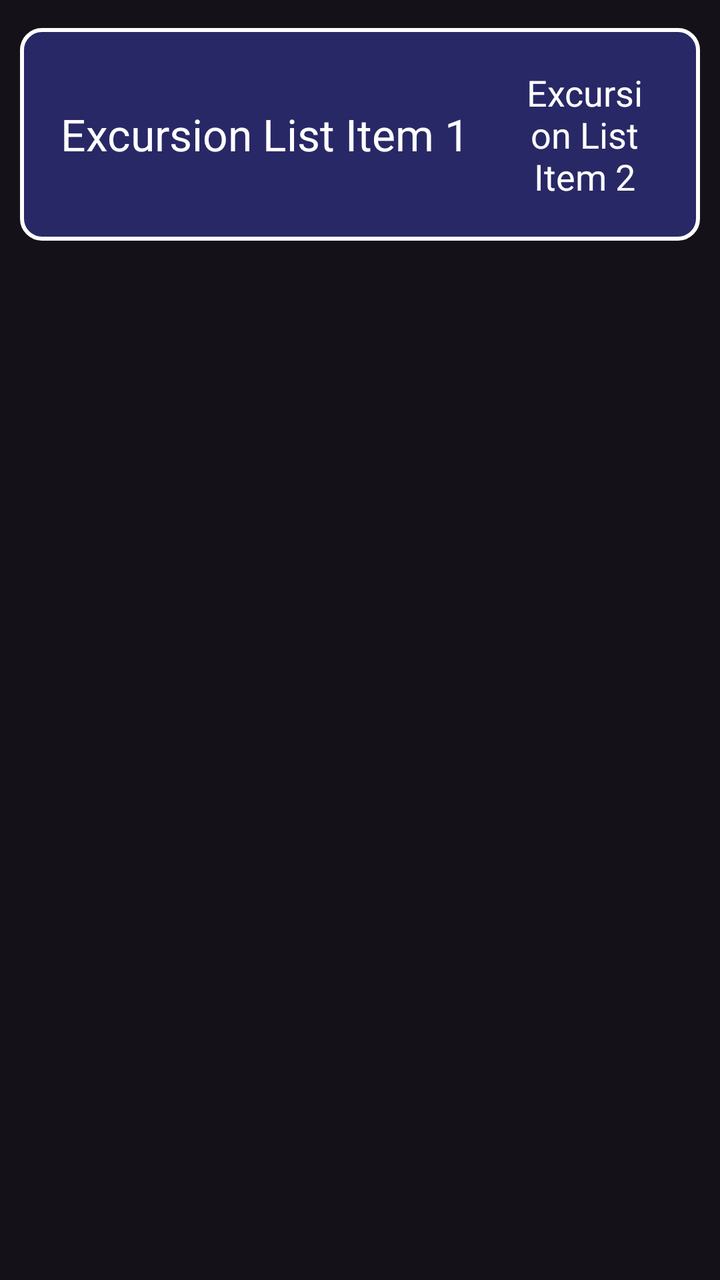
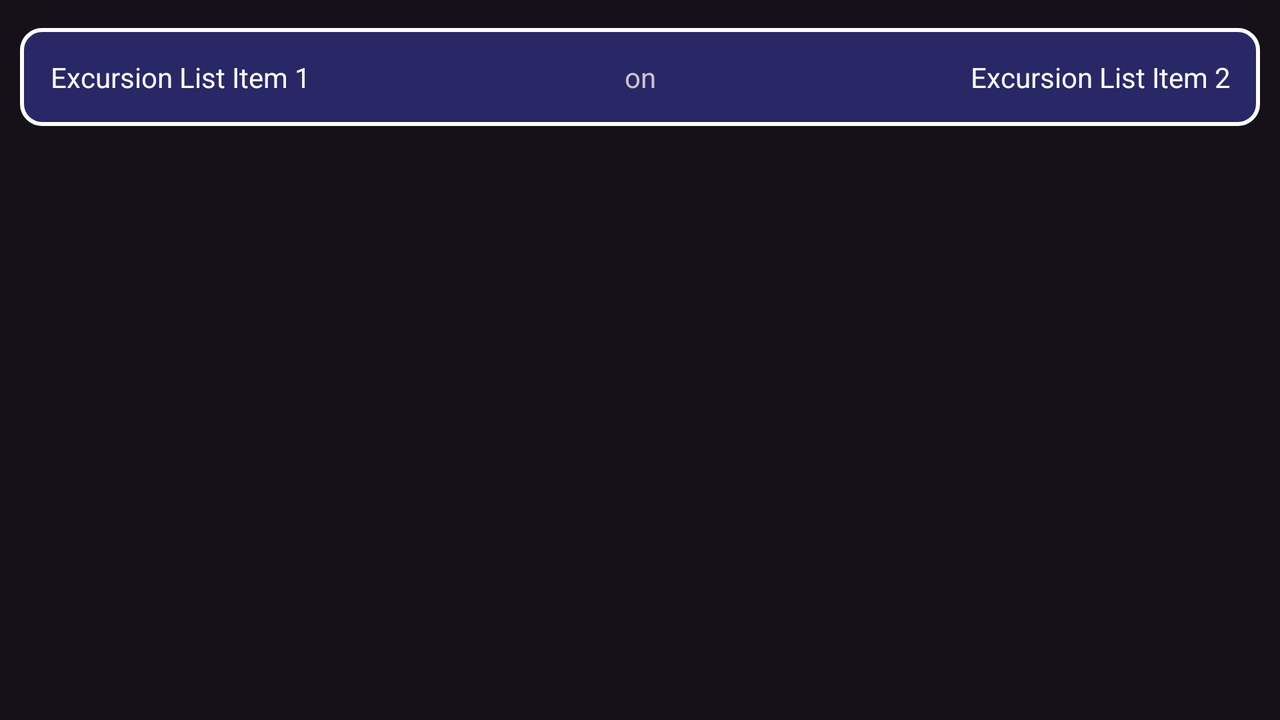

Two renders of one Android screen. The first uses the default layout on a phone; the second uses the alternative layout the repository ships for a different screen configuration, on a matching device. The two XML files are below.
<!-- AndroidManifest.xml: application theme Theme.Material3.Dark -->
<!-- res/layout/excursion_list_item.xml -->
<?xml version="1.0" encoding="utf-8"?>

<androidx.constraintlayout.widget.ConstraintLayout xmlns:android="http://schemas.android.com/apk/res/android"
    xmlns:app="http://schemas.android.com/apk/res-auto"
    xmlns:tools="http://schemas.android.com/tools"
    android:layout_width="match_parent"
    android:layout_height="wrap_content"
    android:padding="10dp">

    <LinearLayout
        android:layout_width="match_parent"
        android:layout_height="wrap_content"
        android:layout_marginTop="4dp"
        android:background="@drawable/border"
        android:gravity="center"
        android:orientation="horizontal"
        android:padding="10dp"
        app:layout_constraintEnd_toEndOf="parent"
        app:layout_constraintHorizontal_bias="0.0"
        app:layout_constraintStart_toStartOf="parent"
        app:layout_constraintTop_toTopOf="parent">

        <TextView
            android:id="@+id/textView12"
            android:layout_width="wrap_content"
            android:layout_height="wrap_content"
            android:layout_margin="10dp"
            android:gravity="center"
            android:text="Excursion List Item 1"
            android:textAppearance="@style/TextAppearance.AppCompat.Large"
            android:textColor="@color/white"
            app:layout_constraintBottom_toBottomOf="parent" />

        <TextView
            android:id="@+id/textView13"
            android:layout_width="wrap_content"
            android:layout_height="wrap_content"
            android:layout_margin="10dp"
            android:gravity="center"
            android:text="Excursion List Item 2"
            android:textAppearance="@style/TextAppearance.AppCompat.Medium"
            android:textColor="@color/white"
            app:layout_constraintBottom_toBottomOf="parent" />
    </LinearLayout>

</androidx.constraintlayout.widget.ConstraintLayout>
<!-- resources referenced by this layout -->
<resources>
  <!-- drawable border (drawable) -->
  <?xml version="1.0" encoding="utf-8"?>
  
  <shape xmlns:android="http://schemas.android.com/apk/res/android">
      <solid android:color="#565555FF"></solid>
      <stroke android:width="2dp" android:color="@color/white"/>
      <corners android:radius="10dp"/>
  </shape>
</resources>
<!-- res/layout-land/excursion_list_item.xml (the author's variant of the layout above) -->
<!-- drawn on the phone turned sideways -->
<?xml version="1.0" encoding="utf-8"?>

<androidx.constraintlayout.widget.ConstraintLayout xmlns:android="http://schemas.android.com/apk/res/android"
    xmlns:app="http://schemas.android.com/apk/res-auto"
    xmlns:tools="http://schemas.android.com/tools"
    android:layout_width="match_parent"
    android:layout_height="wrap_content"
    android:padding="10dp">

    <LinearLayout
        android:layout_width="match_parent"
        android:layout_height="wrap_content"
        android:layout_marginTop="4dp"
        android:background="@drawable/border"
        android:gravity="center"
        android:orientation="horizontal"
        android:padding="10dp"
        app:layout_constraintEnd_toEndOf="parent"
        app:layout_constraintHorizontal_bias="0.0"
        app:layout_constraintStart_toStartOf="parent"
        app:layout_constraintTop_toTopOf="parent">

        <TextView
            android:id="@+id/textView12"
            android:layout_width="wrap_content"
            android:layout_height="match_parent"
            android:layout_margin="5dp"
            android:gravity="center"
            android:text="Excursion List Item 1"
            android:textAppearance="@style/TextAppearance.AppCompat.Body1"
            android:textColor="@color/white"
            app:layout_constraintBottom_toBottomOf="parent"
            app:layout_constraintLeft_toLeftOf="parent" />

        <TextView
            android:id="@+id/textView8"
            android:layout_width="50dp"
            android:layout_height="wrap_content"
            android:layout_weight="1"
            android:gravity="center"
            android:text="on"
            app:layout_constraintBottom_toBottomOf="parent"
            app:layout_constraintLeft_toRightOf="@+id/textView12"
            app:layout_constraintRight_toLeftOf="@+id/textView13" />

        <TextView
            android:id="@+id/textView13"
            android:layout_width="wrap_content"
            android:layout_height="wrap_content"
            android:layout_margin="5dp"
            android:gravity="center"
            android:text="Excursion List Item 2"
            android:textAppearance="@style/TextAppearance.AppCompat.Body1"
            android:textColor="@color/white"
            app:layout_constraintBottom_toBottomOf="parent"
            app:layout_constraintRight_toRightOf="parent" />

    </LinearLayout>

</androidx.constraintlayout.widget.ConstraintLayout>
